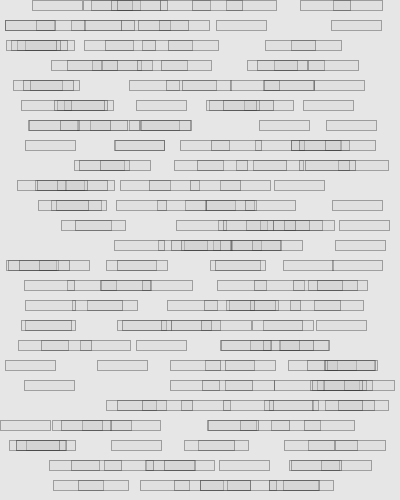
Frame 1 (no input)
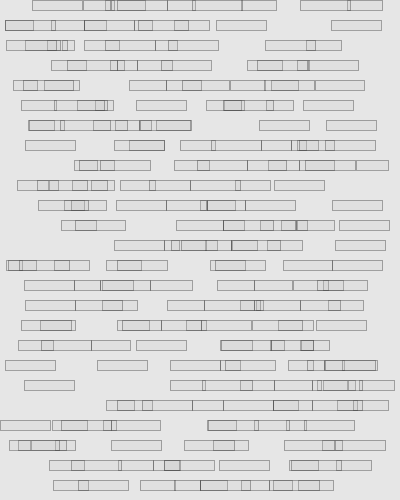
Frame 60 (the mouse pressed at the canvas centre just before this capture)
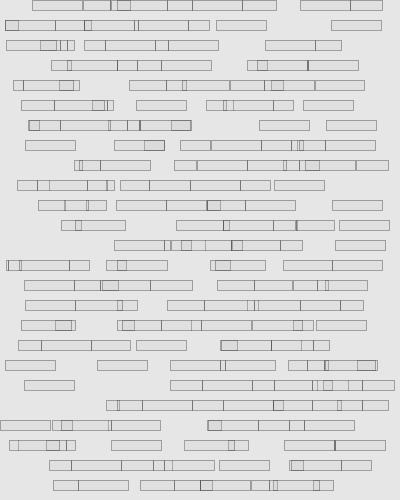
Frame 120 (the mouse held since frame 60 and released just before this capture)

The Processing sketch that drew these frames (run headless with seeded random() and noise(); from frame 60 on, the mouse is pressed at the canvas centre):

// Processing sketch: data_rows_3
// ── data_rows_3.pde
ArrayList<Row> rows;

void setup() {
  size(400, 500);
  
  rows = new ArrayList();
  for (int n = 0; n < 25; n++) {
    Row r = new Row(0 + n*20);
    rows.add(r);
  }
}

void draw() {
  background(230);
    
  for (Row r : rows) {
    r.update();
    r.draw();
  }
}

// ── Line.pde
class Line {
  
  PVector p1;
  float d;
  
  Line(float x1, float y1, float d_) {
    p1 = new PVector(x1, y1);
    d = d_;
  }

}

// ── Row.pde
class Row {

  ArrayList <Line> lines;
  HashMap <Line, Integer> iss;
  float d = 50;

  Row(float y) {
    lines = new ArrayList();
    iss = new HashMap();
    for (int n = 0; n < 10; n++) {
      float r = random(width-d);
      Line l = new Line(r, y, d);
      lines.add(l);
    }
  }

  void update() {
    // Count intersections
    iss.clear();
    for (int i = 0; i < lines.size(); i++) {
      Line l1 = lines.get(i);
      for (int j = i+1; j < lines.size(); j++) {
        Line l2 = lines.get(j);
        if (l1.p1.x+l1.d > l2.p1.x && l1.p1.x+l1.d < l2.p1.x+l2.d) {
          l1.d = max(0, l1.d-.25);
        } 
        if (l2.p1.x+l2.d > l1.p1.x && l2.p1.x+l2.d < l1.p1.x+l1.d) {
          l1.p1.x = l1.p1.x+0.25;
          l1.d = max(0, l1.d-.25);
        }
      }
    }
  }

  void draw() {
    for (Line l : lines) {
      int is = iss.containsKey(l) ? iss.get(l) : 0;
      stroke(50, 100);
      //strokeWeight(5);
      //strokeCap(SQUARE);
      //line(l.p1.x, l.p1.y+is*10, l.p1.x+l.d, l.p1.y+is*10);
      fill(200, 50);
      rect(l.p1.x, l.p1.y+is*10, l.d, 10);
    }
  }
}
